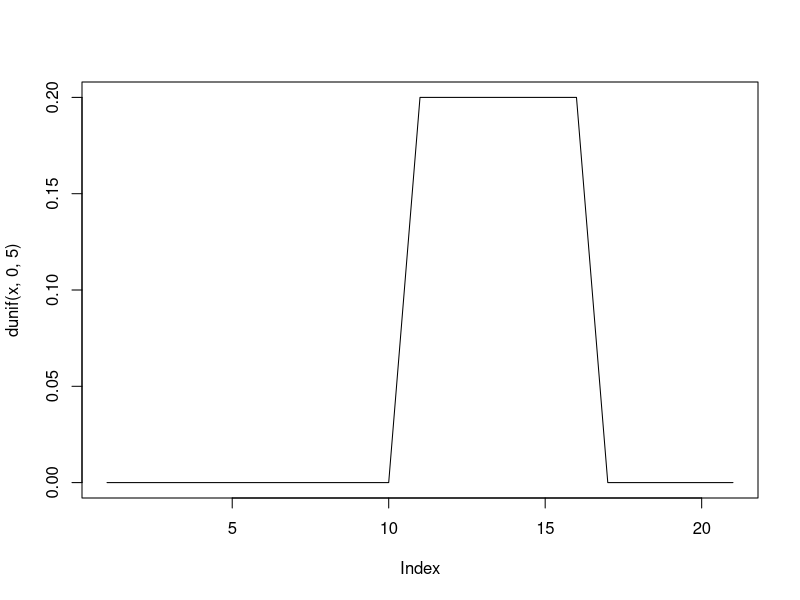
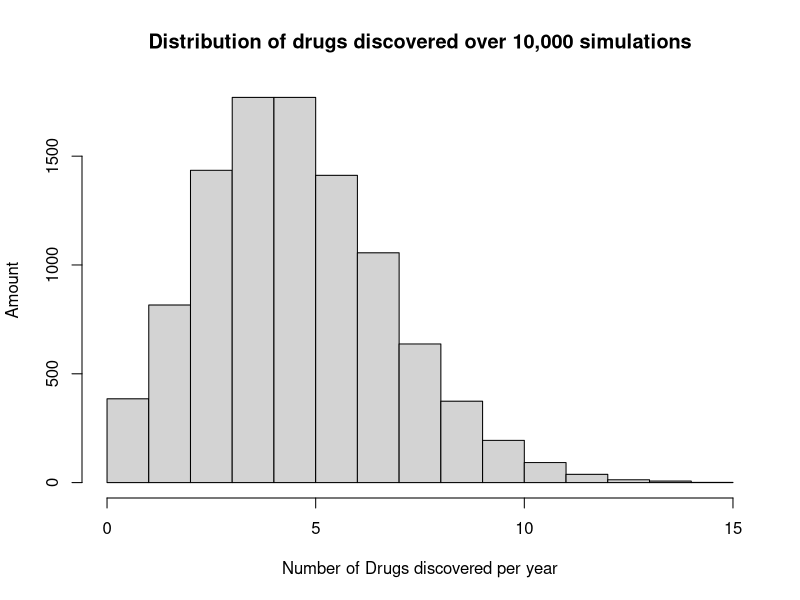
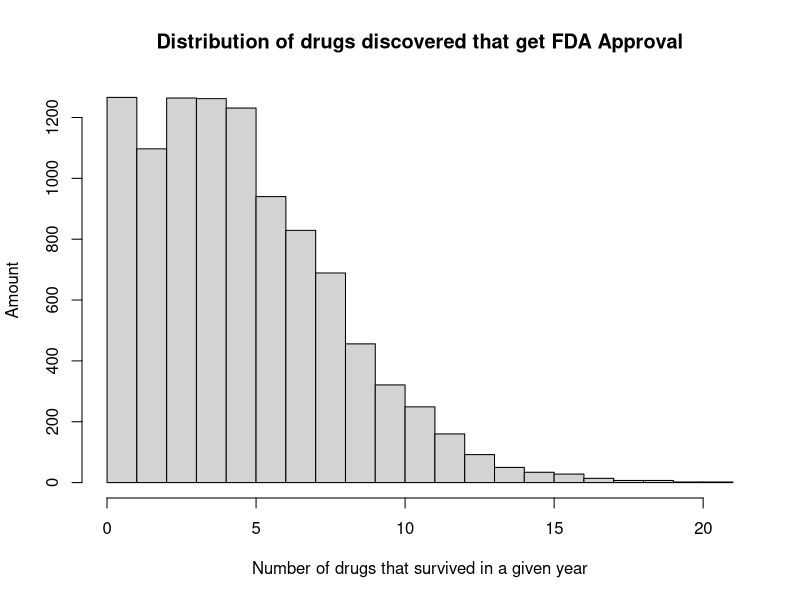
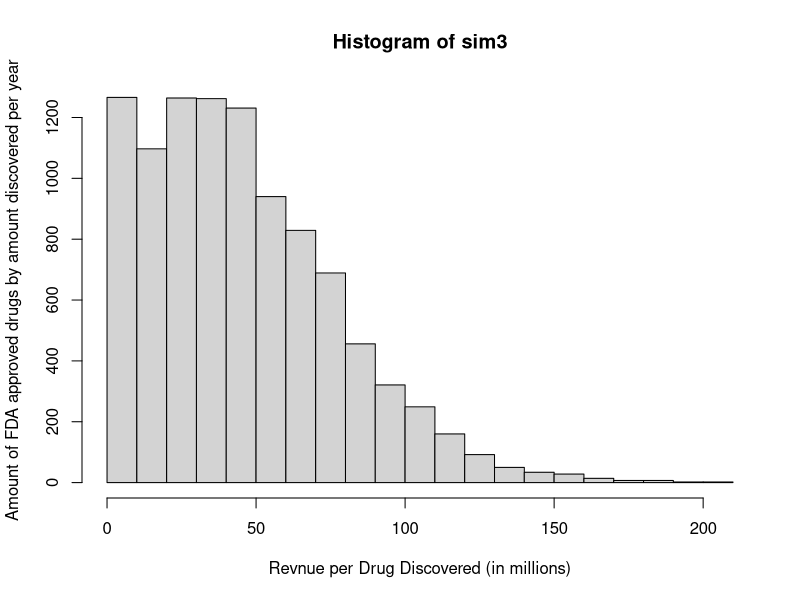

Write R code to recreate these figures, in order.
## ---- chunk 1
knitr::opts_chunk$set(echo = TRUE)
## ---- chunk 2
#Exercise 3.11
#pollster selects 50 people at random (without replacement) from a group of 1000 people, of whom 500 are homeowners.

#a. What is the probability that more than 60% of the people chosen are home-owners?

1 - phyper(30,500,500,50)

#b. What is the probability that between 40 and 60 percent (inclusive) of the people chosen are homeowners?
  
phyper(30,500,500,50) - phyper(20,500,500,50)

#c. Answer questions a. and b. using the binomial approximation to the exact hypergeometric probabilities.

1 - pbinom(30,50,.50)

pbinom(30,50,.5) - pbinom(20,50,.5)

#d. Are the binomial answers close to the exact hypergeometric probabilities?

#Yes

## ---- chunk 3

#Exercise 3.13

#fair die is rolled 30 times.

#a. What is the probability that exactly half of the rolls are even numbers?

#Probability of getting an even number is 3/6, or 1/2

dbinom(15,30,.5)

#b. What is the probability that more than 20 of the rolls are even numbers?

1 - pbinom(20,30,.5)

#c. What is the probability that less than 5 of the rolls are greater than 4?

#Probability of getting a number greater than 4 = 2/6

pbinom(4,30,2/6)

#Probability of x<=4, with 30 rolls, and a 2/6 chance to get a number greater than 4

## ---- chunk 4

#The number of minutes that a bus is late is modeled by the Uniform density on the interval 
#(0, 5).

#a. Draw a picture of the density function.

x = -10:10

plot(dunif(x,0,5),type="l")


#b. What is the probability that the bus is more than 1 minutes late?

1 - punif(1,0,5)

#c. What is the conditional probability that the bus is more than 4 minutes late, given that it is already 3 minutes late?

1 - (punif(4,0,5) - dunif(3,0,5))


## ---- chunk 5

#A talkative person is using a public phone; Clark Kent is waiting for the phone booth to be free so that he can change into his Superman costume. Suppose that the time 𝑇 (in minutes) until the talkative person is through has an exponential density with parameter 𝜆 = .1.

#a. What is the probability that Clark Kent will have to wait for more than 5 minutes?

1 - pexp(5,.1)

#b. What is the probability that Clark Kent will have to wait for between 5 and 10 minutes?

pexp(10,.1) - pexp(5,.1)

#c. The person has already been talking for 15 minutes. What is the probability that Clark Kent will have to wait for an additional amount of time greater than 5 minutes?

(1 - pexp(20,.1)) / (1 - pexp(15,.1))

#d. You should have gotten the same answer for c. as you got for a., which means that the probability of waiting an additional time of more than 5 minutes doesn’t change even if Clark Kent already has waited 15 minutes. In fact you can check that the probability of waiting an additional time of more than 5 minutes given that he has already waited 𝑡 minutes is the same no matter what the value of 𝑡 is. This is an example of what is called the “memoryless” property of the exponential distribution. Check that the probability that Clark Kent will have to wait for an additional amount of time greater than 5 minutes, given that he already has waited for 25 minutes, is the same.

(1 - pexp(30,.1)) / (1 - pexp(25,.1))


## ---- chunk 6

#Using the normal density with 𝜇 = 50 cm and 𝜎 = 5 cm as a model for the length of catfish in a lake, answer the following questions. Draw an appropriate picture of a normal density for each question.

#a. If a catfish is selected at random, what is the probability that it is more than 60 cm in length?

1 - pnorm(60,50,5)

#b. What is the length 𝑥 such that exactly 10% of catfish are shorter than 𝑥?

qnorm(.10,50,5)

#x is 43.59224; 10% of catfish or less are 43.59224 cm long

#c. What is the length 𝑦 such that exactly 70% of catfish are longer than 𝑦?

qnorm(.30,50,5)

#y is 47.378; 30% of catfish are 47.378 cm long, which means that 70% of catfish are
#greater than 47.378 cm

## ---- chunk 7

#Let 𝑋 be a random variable with 𝜇 = 80 and 𝜎 = 10.

#a. Compute ℙ(𝜇 − 𝜎 < 𝑋 < 𝜇 + 𝜎). Note that this is ℙ(70 < 𝑋 < 90).

pnorm(90,80,10) - pnorm(70,80,10)

#b. Compute ℙ(60 < 𝑋 < 100). Note that this can be written as ℙ(𝜇 − 2𝜎 < 𝑋 <𝜇 + 2𝜎).

pnorm(100,80,2*10) - pnorm(60,80,2*10)

#c. Compute ℙ(50 < 𝑋 < 110). Note that this can be written as ℙ(𝜇 − 3𝜎 < 𝑋 <𝜇 + 3𝜎).

pnorm(110,80,3*10) - pnorm(50,80,3*10)

#d. The relationships among normal densities suggest that you should get the same answers to these three questions no matter what the values of 𝜇 and 𝜎. Verify that this is true by calculating the same three quantities, but this time for a standard normal distribution, i.e., a normal distribution with 𝜇 = 0 and 𝜎 = 1

pnorm(90,0,1) - pnorm(70,0,1)

pnorm(100,0,2*1) - pnorm(60,0,2*1)

pnorm(110,0,3*1) - pnorm(50,0,3*1)

## ---- chunk 8

#A machine produces nails whose lengths are normally distributed with 𝜇 = 2 inches and 
#𝜎 = 0.05 inches.

#a. What proportion of nails are less than 1.9 inches in length?

pnorm(1.9,2,0.05)

#b. What proportion of nails are longer than 2.1 inches in length?

1 - pnorm(2.1,2,0.05)

#c. What is the length 𝑥 for which exactly 20% of the nails are longer than 𝑥?

qnorm(.80,2,0.05)

#x is 2.042 inches; 80% of nails are 2.042 inches or less, which means also that
#20% of nails are 2.042 inches or greater 

#d. What is the length 𝑦 for which exactly 20% of the nails are shorter than 𝑦?

qnorm(.20,2,0.05)

#y is 1.957; 20% of the nails are 1.957 or less

## ---- chunk 9

#You are the data scientist at a pharmaceutical startup. Over the next 4 years the startup is expected to discover new drugs at a random rate which can be fit as a Poisson process with a rate of 5/year. Each drug thus discovered has a 15% chance of obtaining FDA approval.

#a. Do 10,000 simulations of the number of drugs that will be discovered. Plot a histogram of the results.

sim = rpois(10000,5)

hist(sim,main="Distribution of drugs discovered over 10,000 simulations",xlab="Number of Drugs discovered per year",ylab = "Amount")

#b. Next, use those 10,000 simulations to determine the number of drugs which will survive FDA approval. Plot a histogram of those results.

#lambda = rate = 5/year
#.15 is 15 percent chance to obtain approval

x = sample(sim,1500)

#3 drugs discovered per year, that also obtain FDA approval
sim2 = rpois(10000,x)

hist(sim2,main="Distribution of drugs discovered that get FDA Approval",xlab = "Number of drugs that survived in a given year",ylab = "Amount")

#c. Each drug obtaining FDA approval will give the startup revenue which fits an exponential distribution with parameter $10,000,000. Use the simulations to model the amount of revenue, and then plot a histogram of the revenue results.

#Multiplying each FDA approved drug by 10 (in millions) to get profits
sim3 = sim2*10

hist(sim3,xlab="Revnue per Drug Discovered (in millions)",ylab = "Amount of FDA approved drugs by amount discovered per year")

#d. The R&D cost for the startup is $26,000,000. Find the percent of simulation results for which the startup makes a profit.

z = 0

for(i in sim3)
  if(i>=26)
    z = z + 1

#Percent chance that the start up has profit over the simulation
print(z/10000)

#e. You are asked to determine business strategy to determine whether more money should be spent on R&D or marketing. If the money is spent on R&D, 20% more drugs will be discovered, so that drugs will be discovered at a rate of 6 per year instead of 5. If the money is spent on marketing, the revenue for each drug will be increased by 20%, so that each drug’s revenue will fit an exponential distribution with parameter $12,000,000. Which alternative will yield higher revenue on average for the startup?


#Increasing the drug discovery rate will yield an overall higher revenue than increasing marketing

